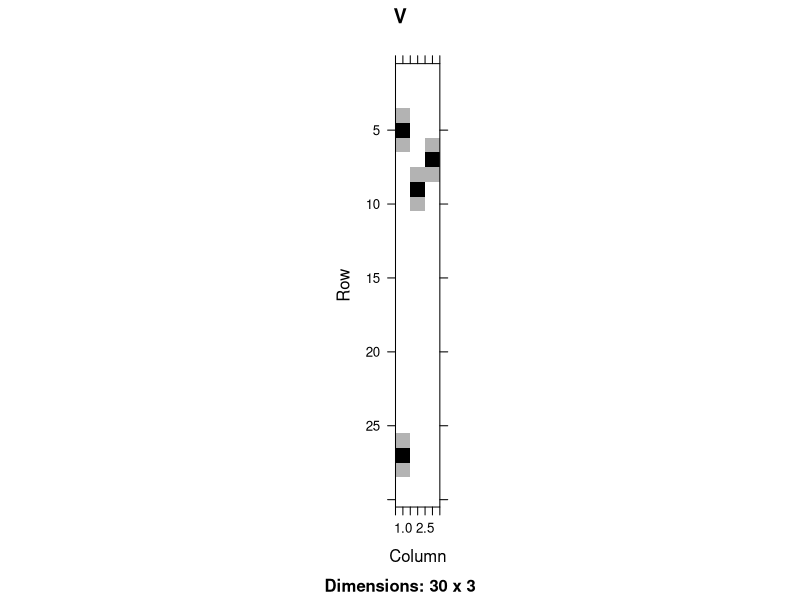
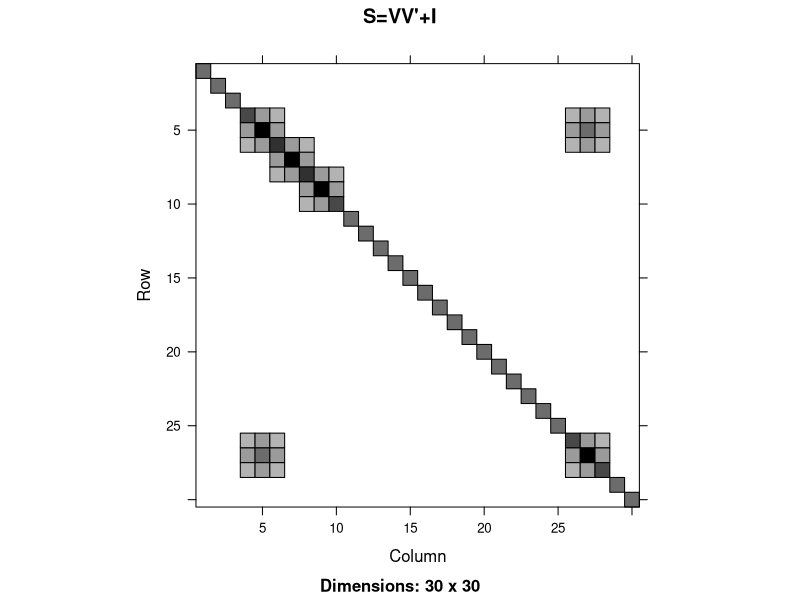
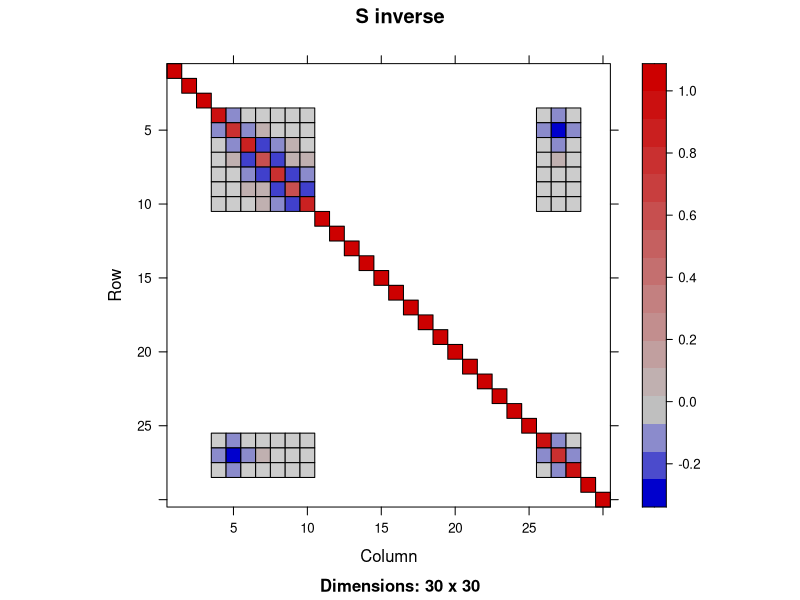
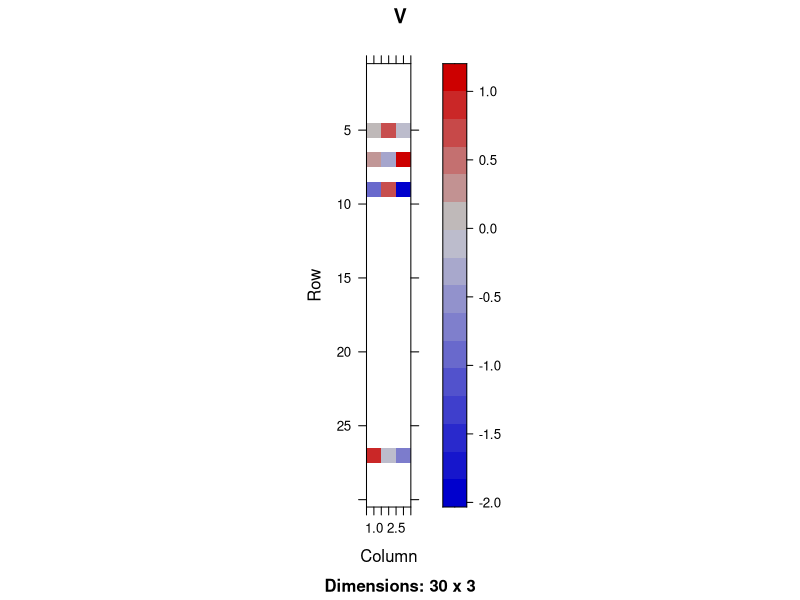
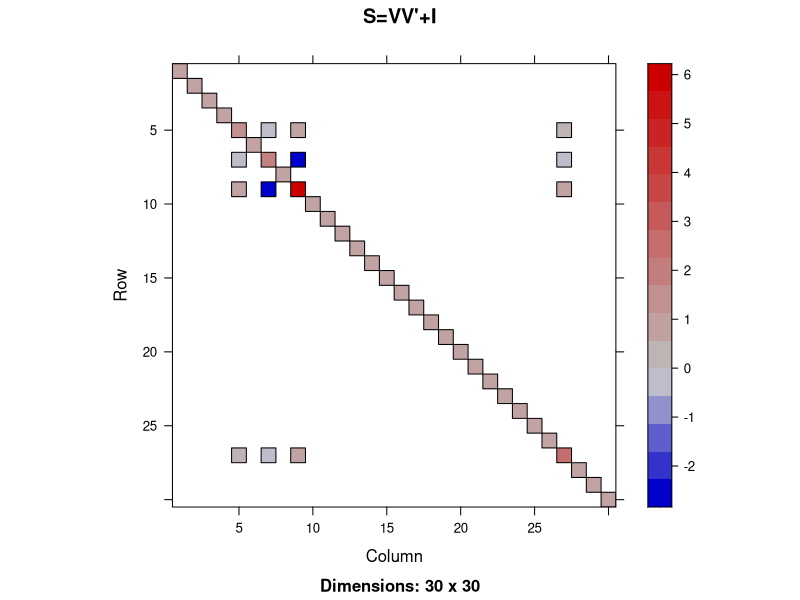
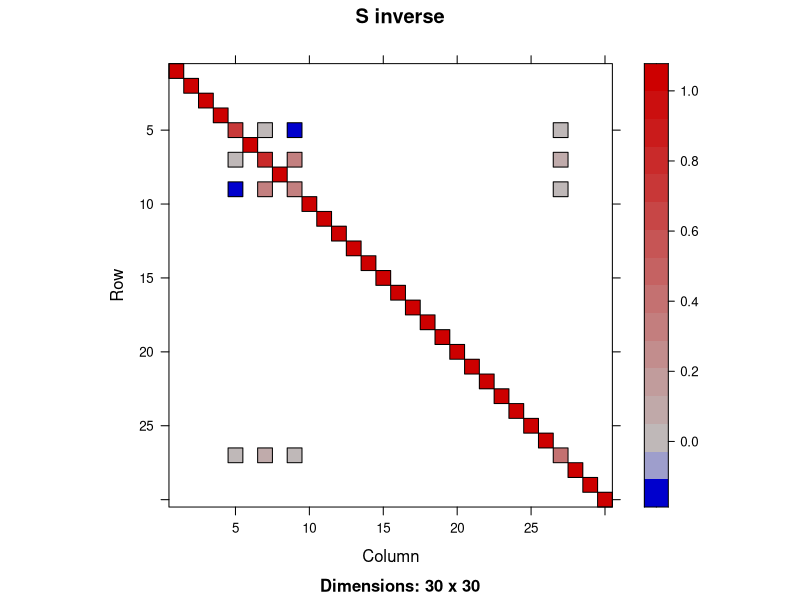
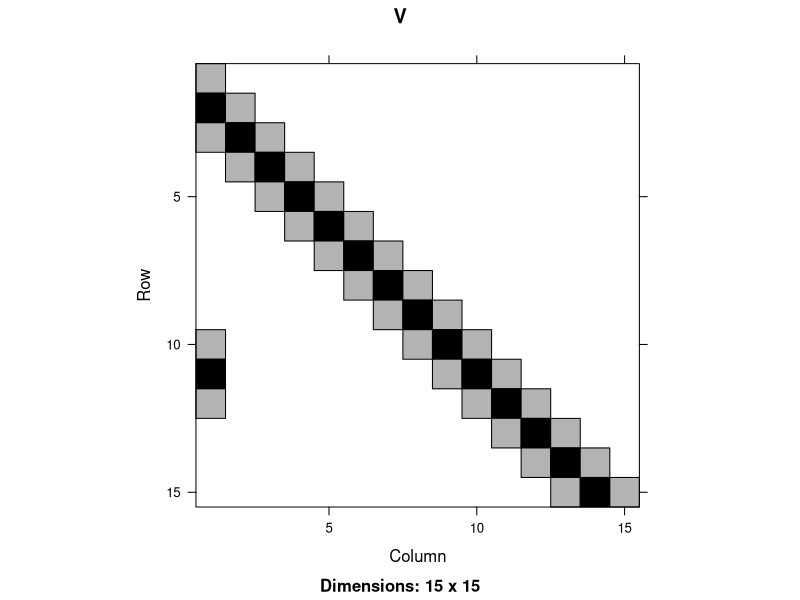
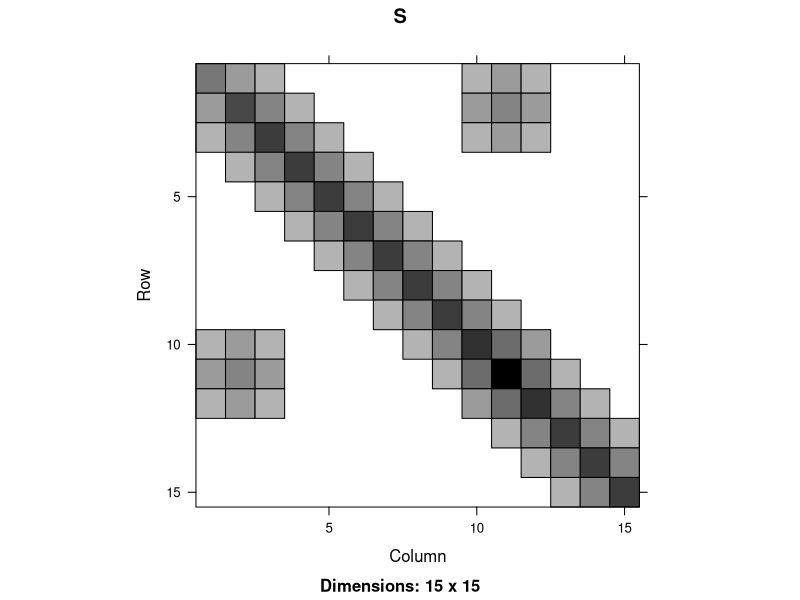

Write the R code that produced these figures, in order.
## ---- chunk 1
library(MASS)
library(Matrix)
p=30
Ip=diag(rep(1,p))
V=matrix(0,p,3)
r=0.5
s=c(r,1,r)
p1=5
V[(p1-1):(p1+1),1]=s
p1=27
V[(p1-1):(p1+1),1]=s
p1=7
V[(p1-1):(p1+1),3]=s
p1=9
V[(p1-1):(p1+1),2]=s


S=V%*%t(V)
## ---- chunk 2
print(V)
image(as(V, "dgCMatrix"),main="V")
## ---- chunk 3
image(as(V%*%t(V)+Ip, "dgCMatrix"),main="S=VV'+I")
## ---- chunk 4
image(as(solve(S+Ip), "dgCMatrix"),main="S inverse")
## ---- chunk 5
p=30
Ip=diag(rep(1,p))
V=matrix(0,p,3)
p1=5
V[p1,]=rnorm(3)
p1=27
V[p1,]=rnorm(3)
p1=7
V[p1,]=rnorm(3)
p1=9
V[p1,]=rnorm(3)


S=V%*%t(V)
## ---- chunk 6
print(V)
image(as(V, "dgCMatrix"),main="V")
## ---- chunk 7
image(as(V%*%t(V)+Ip, "dgCMatrix"),main="S=VV'+I")
## ---- chunk 8
image(as(solve(S+Ip), "dgCMatrix"),main="S inverse")
## ---- chunk 9
tridiag <- function(upper, lower, main){
    out <- matrix(0,length(main),length(main))
    diag(out) <- main
    indx <- seq.int(length(upper))
    out[cbind(indx+1,indx)] <- lower
    out[cbind(indx,indx+1)] <- upper
    return(out)
}
## ---- chunk 10
p=15
r=0.5
V=matrix(0,p,p)
for(i in 1:p){
  for(j in 1:p){
    if((i==j) | (i-j)==2){
      V[i,j]=r
    }else if(i-j==1){
      V[i,j]=1
    }
  }
}


V[10:12,1]=c(r,1,r)

image(as(V, "dgCMatrix"),main="V")
S=V%*%t(V)+diag(rep(1,p))
image(as(S, "dgCMatrix"),main="S")
## ---- chunk 11
p=31
Ip=diag(rep(1,p))
V=matrix(0,p,29)
r=0.5
s=c(r,1,r)

for(i in 1:29){
  V[(i):(i+2),i]=s
}

p1=26
V[(p1-1):(p1+1),3]=s

S=V%*%t(V)+Ip

n=100
data = mvrnorm(n, mu = rep(0,p), Sigma = S)

## ---- chunk 12
M=tridiag(rep(1,p-1),rep(1,p-1),rep(1,p))
Shat=cov(data)
Stap=Shat*(abs(Shat)>0.6)
Stb=Shat*((abs(Shat)>0.6) | M)
## ---- chunk 13
for(i in 2:(p-3)){
  for(j in (i+2):(p-1)){
    M0=Shat[(i-1):(i+1),(j-1):(j+1)]
    M[i,j]=M[j,i]=base::norm(M0,"F")>1.2
  }
}
Str=Shat*M
## ---- chunk 14
image(as(V, "dgCMatrix"),main="V")
## ---- chunk 15
image(as(S, "dgCMatrix"),main="S=VV'+I")
## ---- chunk 16
image(as(Shat, "dgCMatrix"),main="Sample Covariance")
## ---- chunk 17
image(as(Stap, "dgCMatrix"),main="Threshoulding")
## ---- chunk 18
image(as(Stb, "dgCMatrix"),main="Threshoulding and banding")
## ---- chunk 19
image(as(Str, "dgCMatrix"),main="Block Threshoulding and banding")
## ---- chunk 20
image(as(solve(S), "dgCMatrix"),main="S inverse")
## ---- chunk 21
base::norm(S-Shat,"F")
base::norm(S-Stap,"F")
base::norm(S-Stb,"F")
base::norm(S-Str,"F")
